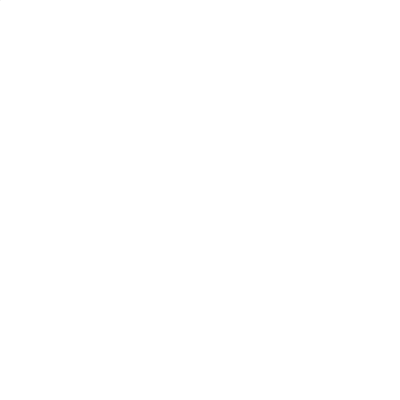
Frame 1 (no input)
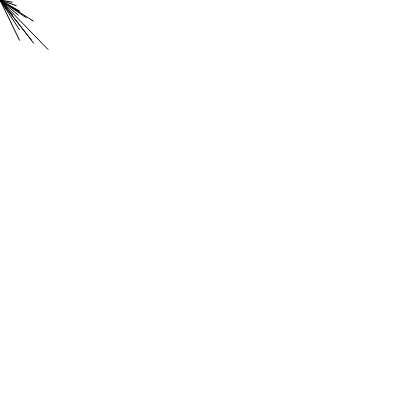
Frame 60 (no input)
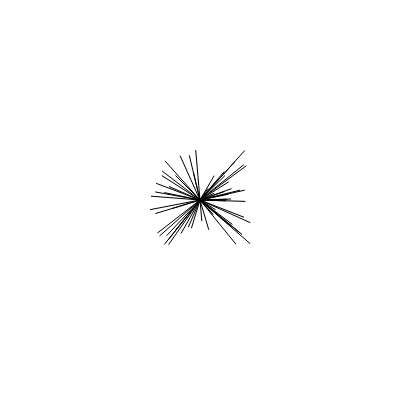
Frame 120 (the mouse pressed at the canvas centre since frame 60)

The p5.js sketch that drew these frames (run headless with seeded random() and noise() and a simulated clock; from frame 60 on, the mouse is pressed at the canvas centre):

// p5.js sketch
// ── sketch.js
function setup() {
  createCanvas(400, 400);
  background(255);
}

function draw() {
 line(mouseX,mouseY,mouseX + random(-50,50), mouseY + random(-50,50));
}

function mousePressed(){
  background(255);
}
